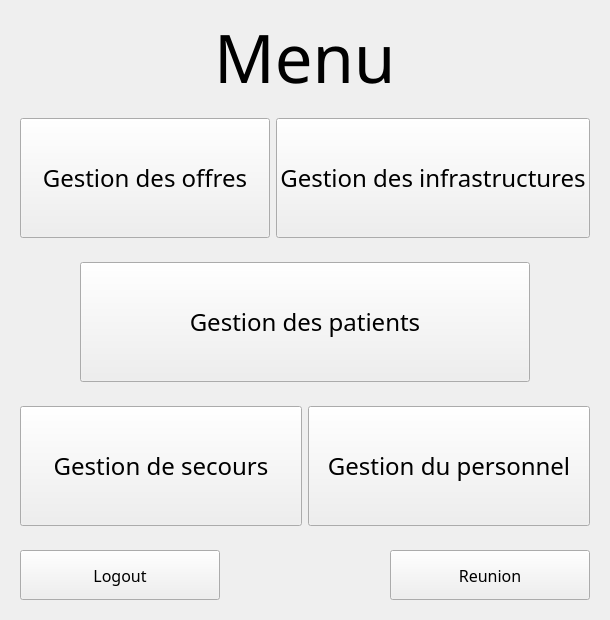
      <widget class="QWidget" name="MenuG">
       <layout class="QHBoxLayout" name="horizontalLayout_33">
        <item>
         <layout class="QVBoxLayout" name="verticalLayout_21">
          <item alignment="Qt::AlignHCenter">
           <widget class="QLabel" name="label_3">
            <property name="font">
             <font>
              <family>Quicksand SemiBold</family>
              <pointsize>50</pointsize>
             </font>
            </property>
            <property name="text">
             <string>Menu</string>
            </property>
           </widget>
          </item>
          <item>
           <widget class="QFrame" name="line1_2">
            <layout class="QHBoxLayout" name="horizontalLayout_29">
             <item>
              <widget class="QPushButton" name="gestionOffresMG_2">
               <property name="minimumSize">
                <size>
                 <width>250</width>
                 <height>120</height>
                </size>
               </property>
               <property name="font">
                <font>
                 <family>Quicksand SemiBold</family>
                 <pointsize>18</pointsize>
                </font>
               </property>
               <property name="cursor">
                <cursorShape>PointingHandCursor</cursorShape>
               </property>
               <property name="text">
                <string>Gestion des offres</string>
               </property>
              </widget>
             </item>
             <item>
              <widget class="QPushButton" name="gestionInfrastructrueMG_2">
               <property name="minimumSize">
                <size>
                 <width>250</width>
                 <height>120</height>
                </size>
               </property>
               <property name="font">
                <font>
                 <family>Quicksand SemiBold</family>
                 <pointsize>18</pointsize>
                </font>
               </property>
               <property name="cursor">
                <cursorShape>PointingHandCursor</cursorShape>
               </property>
               <property name="text">
                <string>Gestion des infrastructures</string>
               </property>
              </widget>
             </item>
            </layout>
           </widget>
          </item>
          <item>
           <widget class="QFrame" name="line2_2">
            <layout class="QHBoxLayout" name="horizontalLayout_30">
             <item>
              <spacer name="horizontalSpacer_10">
               <property name="orientation">
                <enum>Qt::Horizontal</enum>
               </property>
               <property name="sizeHint" stdset="0">
                <size>
                 <width>40</width>
                 <height>20</height>
                </size>
               </property>
              </spacer>
             </item>
             <item>
              <widget class="QPushButton" name="gestionPatientMG_2">
               <property name="minimumSize">
                <size>
                 <width>450</width>
                 <height>120</height>
                </size>
               </property>
               <property name="font">
                <font>
                 <family>Quicksand SemiBold</family>
                 <pointsize>18</pointsize>
                </font>
               </property>
               <property name="cursor">
                <cursorShape>PointingHandCursor</cursorShape>
               </property>
               <property name="text">
                <string>Gestion des patients</string>
               </property>
              </widget>
             </item>
             <item>
              <spacer name="horizontalSpacer_24">
               <property name="orientation">
                <enum>Qt::Horizontal</enum>
               </property>
               <property name="sizeHint" stdset="0">
                <size>
                 <width>40</width>
                 <height>20</height>
                </size>
               </property>
              </spacer>
             </item>
            </layout>
           </widget>
          </item>
          <item>
           <widget class="QFrame" name="line3_2">
            <layout class="QHBoxLayout" name="horizontalLayout_31">
             <item>
              <widget class="QPushButton" name="gestionSecoursMG_2">
               <property name="minimumSize">
                <size>
                 <width>250</width>
                 <height>120</height>
                </size>
               </property>
               <property name="font">
                <font>
                 <family>Quicksand SemiBold</family>
                 <pointsize>18</pointsize>
                </font>
               </property>
               <property name="cursor">
                <cursorShape>PointingHandCursor</cursorShape>
               </property>
               <property name="text">
                <string>Gestion de secours</string>
               </property>
              </widget>
             </item>
             <item>
              <widget class="QPushButton" name="gestionPersonnelMG_2">
               <property name="minimumSize">
                <size>
                 <width>250</width>
                 <height>120</height>
                </size>
               </property>
               <property name="font">
                <font>
                 <family>Quicksand SemiBold</family>
                 <pointsize>18</pointsize>
                </font>
               </property>
               <property name="cursor">
                <cursorShape>PointingHandCursor</cursorShape>
               </property>
               <property name="text">
                <string>Gestion du personnel</string>
               </property>
              </widget>
             </item>
            </layout>
           </widget>
          </item>
          <item>
           <widget class="QFrame" name="line4_2">
            <layout class="QHBoxLayout" name="horizontalLayout_32">
             <item>
              <widget class="QPushButton" name="LogoutMG">
               <property name="minimumSize">
                <size>
                 <width>200</width>
                 <height>50</height>
                </size>
               </property>
               <property name="font">
                <font>
                 <family>Quicksand SemiBold</family>
                 <pointsize>12</pointsize>
                </font>
               </property>
               <property name="cursor">
                <cursorShape>PointingHandCursor</cursorShape>
               </property>
               <property name="text">
                <string>Logout</string>
               </property>
              </widget>
             </item>
             <item>
              <spacer name="horizontalSpacer_25">
               <property name="orientation">
                <enum>Qt::Horizontal</enum>
               </property>
               <property name="sizeHint" stdset="0">
                <size>
                 <width>40</width>
                 <height>20</height>
                </size>
               </property>
              </spacer>
             </item>
             <item>
              <widget class="QPushButton" name="ReunionMG">
               <property name="minimumSize">
                <size>
                 <width>200</width>
                 <height>50</height>
                </size>
               </property>
               <property name="font">
                <font>
                 <family>Quicksand SemiBold</family>
                 <pointsize>12</pointsize>
                </font>
               </property>
               <property name="cursor">
                <cursorShape>PointingHandCursor</cursorShape>
               </property>
               <property name="text">
                <string>Reunion</string>
               </property>
              </widget>
             </item>
            </layout>
           </widget>
          </item>
         </layout>
        </item>
       </layout>
      </widget>
